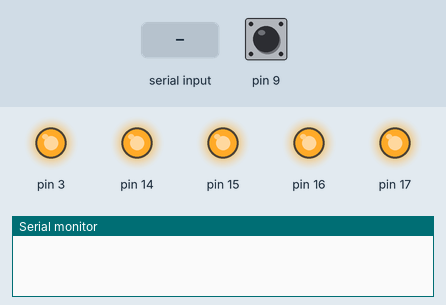
Simulated run of this sketch. Board: Arduino Uno, built with avr-gcc and run on an emulated ATmega328P. Shown: output pins drawn as LEDs (lit = HIGH), the last lines printed to the serial monitor. The inputs (shaded band) are chosen by the test bench; at power-on: pin 9 HIGH. EEPROM starts erased.

Above: at 0.1 s.
At 19.7 s:
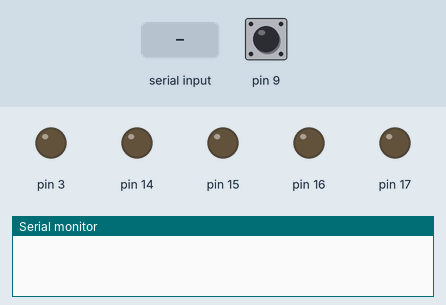
19.8 s: "D" received over Serial
At 20.5 s:
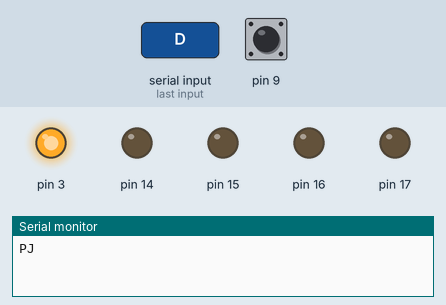
Timing chart, 0 to 22.8 s (numbered marks = the images above; inputs shaded):
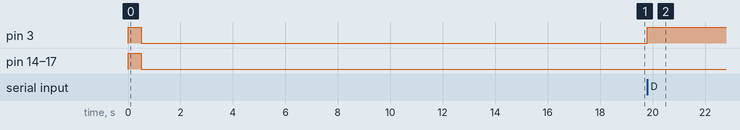

The sketch:

slave.ino
```cpp
#include <EEPROM.h>

char incomingByte;      // a variable to read incoming serial data into
bool alarmsSet;
static volatile uint32_t tot_overflow1 = 0, tot_overflow2 = 0, tot_overflow2Copy = 0;

void setup()
{
  Serial.begin(9600); // for serial monitor

   //POWER PIN
  pinMode(3, OUTPUT);
  digitalWrite(3, HIGH);

  //PIR PIN
  pinMode(9, INPUT);
  digitalWrite(9, HIGH);

  //BUZZER PINS
  DDRC |= 0b00001111;

  //BUZZER TEST
  PORTC |= 0b00001111;
  delay(500);
  PORTC &= 0b11110000;
  digitalWrite(3, LOW);
  /* turn on shield*/
  SIM900power();
  delay(10000);
  alarmsSet = false;
  if (EEPROM[503] == 255)
  {
    EEPROM.write(503, 0);
  }
  Counter1Init();
  Counter1Stop();
}

void loop()
{
  if (alarmsSet == false)
  {
    intrusionDetected();
  }

  serialReceive();
}

void intrusionDetected()
{
  if (digitalRead(9) == LOW)
  {
    Counter2Init();
    while (tot_overflow2Copy < 733)
    {
      tot_overflow2Copy = tot_overflow2;
    }
    if (digitalRead(9) == LOW)
    {
      PORTC |= 0b00001111;
      if (TCCR1A == 0 && TCCR1B == 0)
      {
        Serial.print('Z');
        if (EEPROM[503] == 0)
        {
          Counter1Init();
        }
      }
      delay(EEPROM[503] * 1000);
    }
  }
  else
  {
    PORTC &= 0b11110000;
    Counter2Init();
    Counter2Stop();
    tot_overflow2Copy = 0;
  }
}

void serialReceive()
{
  if (Serial.available() > 0)
  {
    incomingByte = Serial.read();
    switch (incomingByte)
    {
    case 'A'://TEST
      PORTC |= 0b00001111;
      delay(2000);
      PORTC &= 0b11110000;
      break;
    case 'B'://ALARMS ON
      PORTC |= 0b00001111;
      alarmsSet = true;
      break;
    case 'C'://ALARMS OFF
      PORTC &= 0b11110000;
      alarmsSet = false;
      break;
    case 'D'://POWER ON
      PORTC &= 0b11110000;
      alarmsSet = false;
      if (digitalRead(3) == LOW)
      {
        PORTD |= 1 << PD3;
        Serial.print('P');
        Serial.print('J');
        delay(60000);
        /*delay(500);*/
      }
      break;
    case 'E'://POWER OFF
      if (digitalRead(3) == HIGH)
      {
        PORTD &= ~(1 << PD3);
        PORTC &= 0b11110000;
        Serial.print('P');
        alarmsSet = false;
      }
      break;
    case 'F'://POWER TOGGLE
      PORTD ^= 1 << PD3;
      if (digitalRead(3) == HIGH)
      {
        Serial.print('P');
        Serial.print('X');
        delay(60000);
        /*delay(500);*/
      }
      else
      {
        Serial.print('p');
        Serial.print('x');
        PORTC &= 0b11110000;
        alarmsSet = false;
      }
      break;
    case 'G'://ALARM TOGGLE
      PORTC ^= 1 << PC3 | 1 << PC2 | 1 << PC1 | 1 << PC0;
      if (digitalRead(14) == HIGH)
      {
        alarmsSet = true;
        Serial.print('Y');
      }
      else
      {
        alarmsSet = false;
        Serial.print('y');
      }
      break;
    case '1':
      EEPROM.update(503, 0);
      break;
    case '2':
      EEPROM.update(503, 5);
      break;
    case '3':
      EEPROM.update(503, 10);
      break;
    case '4':
      EEPROM.update(503, 20);
      break;
    default:
      break;
    }
  }
}

void SIM900power()
// software equivalent of pressing the GSM shield "power" button
{
  PORTC |= 1 << PC4;
  delay(1000);
  PORTC &= ~(1 << PC4);
  delay(7000);
}

void Counter1Init()
{
  noInterrupts();           // disable all interrupts
  TCCR1A = 0;
  TCCR1B = 0;

  TCNT1 = 0;               // initialize timer
  TCCR1B |= (1 << CS12);    // 256 prescaler
  TIMSK1 |= (1 << TOIE1);   // enable timer overflow interrupt
  interrupts();             // enable all interrupts
  tot_overflow1 = 0;
}

void resetCounter1()
{
  TCNT1 = 0;
  tot_overflow1 = 0;
}

ISR(TIMER1_OVF_vect)
{
  tot_overflow1++;
  if (tot_overflow1 == 120)
  {
    Counter1Stop();
  }
}

void Counter1Stop()
{
  TCCR1A = 0;
  TCCR1B = 0;
  tot_overflow1 = 0;
}


void Counter2Init()
{
  noInterrupts();           // disable all interrupts
  TCCR2A = 0;
  TCCR2B = 0;

  TCNT2 = 0;            // preload timer 65536-16MHz/256/2Hz
  TCCR2B |= (1 << CS22);    // 256 prescaler

  TIMSK2 |= (1 << TOIE2);   // enable timer overflow interrupt
  interrupts();             // enable all interrupts
  tot_overflow2 = 0;
}

void resetCounter2()
{
  TCNT2 = 0;
  tot_overflow2 = 0;
}

ISR(TIMER2_OVF_vect)
{
  tot_overflow2++;
  if (tot_overflow2 == 2000000)
  {
    Counter2Stop();
  }
}

void Counter2Stop()
{
  TCCR2A = 0;
  TCCR2B = 0;
  tot_overflow2 = 0;
}
```

Measured:
- after the input at 19.8 s, pin 3: LOW → HIGH at once
